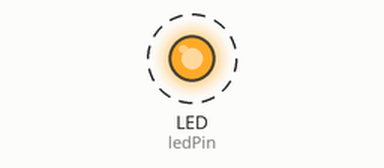
This program was run on a simulated Raspberry Pi Pico W. Parts: output pins drawn as LEDs (lit = HIGH). Dashed ring = blinking. WiFi joins after 1.5 s; servers stay silent unless stated; not simulated (calls return 0 or success): credentials.h; what the program prints to the serial monitor is not drawn.

Above: at 1.7 s.
Timing chart, 0 to 4.5 s (numbered marks = the images above):
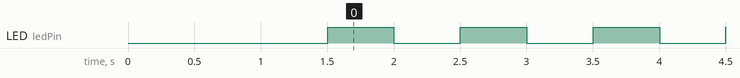

The program:

main.cpp
```cpp
#include <Arduino.h>
#include <ESP8266WiFi.h>
#include <ESP8266mDNS.h>
#include <WiFiUdp.h>
#include <ArduinoOTA.h>
#include "credentials.h"

const int ledPin = LED_BUILTIN;
int ledState = LOW;
unsigned long previousMillis = 0;
const long interval = 500;
const char* hostname = "picow";

void setup() {
  Serial.begin(115200);
  Serial.println("Booting");
  WiFi.mode(WIFI_STA);
  WiFi.begin(ssid, password);

  while (WiFi.waitForConnectResult() != WL_CONNECTED) {
    Serial.println("Connection Failed! Rebooting...");
    delay(5000);
    rp2040.restart();
  }

  if (!MDNS.begin(hostname)) {
    Serial.println("Error setting up MDNS responder!");
    while (1) {
      delay(1000);
    }
  }

  ArduinoOTA.setHostname(hostname);

  ArduinoOTA
    .onStart([]() {
      String type;
      if (ArduinoOTA.getCommand() == U_FLASH) {
        type = "sketch";
      } else {
        type = "filesystem";
      }
      Serial.println("Start updating " + type);
    });
    ArduinoOTA.onEnd([]() {
      Serial.println("\nEnd");
    });
    ArduinoOTA.onProgress([](unsigned int progress, unsigned int total) {
      Serial.printf("Progress: %u%%\r", (progress / (total / 100)));
    });
    ArduinoOTA.onError([](ota_error_t error) {
      Serial.printf("Error[%u]: ", error);
      if (error == OTA_AUTH_ERROR) Serial.println("Auth Failed");
      else if (error == OTA_BEGIN_ERROR) Serial.println("Begin Failed");
      else if (error == OTA_CONNECT_ERROR) Serial.println("Connect Failed");
      else if (error == OTA_RECEIVE_ERROR) Serial.println("Receive Failed");
      else if (error == OTA_END_ERROR) Serial.println("End Failed");
    });

  ArduinoOTA.begin();
  Serial.println("Ready");
  Serial.print("IP address: ");
  Serial.println(WiFi.localIP());
  pinMode(ledPin, OUTPUT);
}

void loop() {
  ArduinoOTA.handle();
  unsigned long currentMillis = millis();
  if (currentMillis - previousMillis >= interval) {
    previousMillis = currentMillis;
    if (ledState == LOW) {
      ledState = HIGH;
    } else {
      ledState = LOW;
    }
    digitalWrite(ledPin, ledState);
  }
}
```

Measured:
- by itself, LED (ledPin): alternates HIGH for 0.50 s and LOW for 0.50 s
